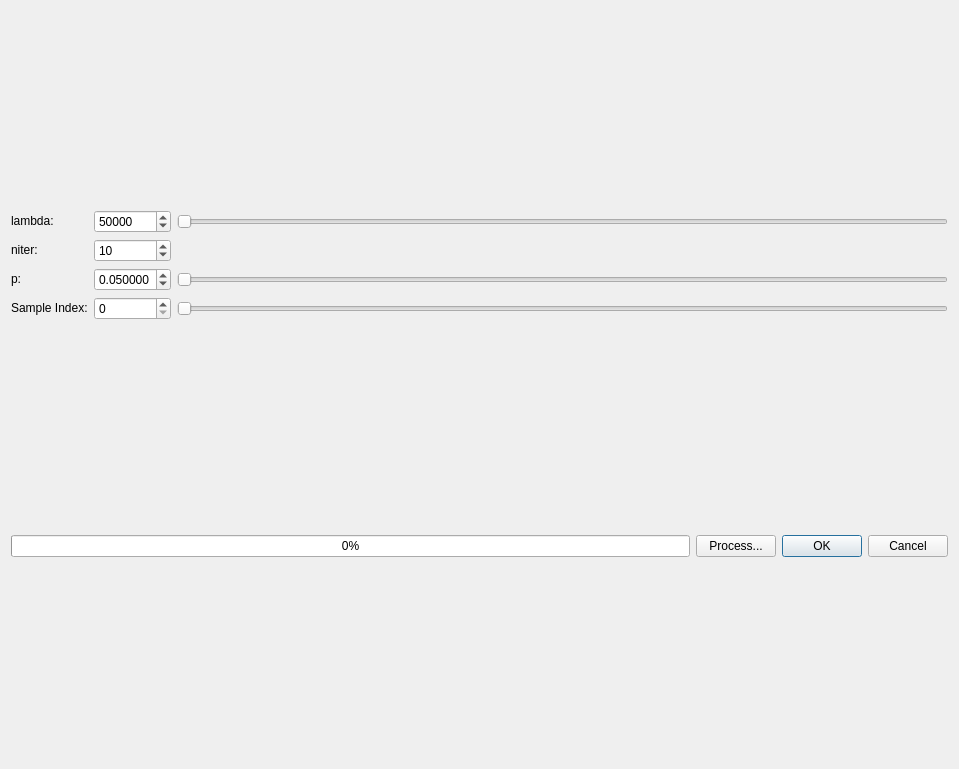
<?xml version="1.0" encoding="UTF-8"?>
<ui version="4.0">
 <class>Dialog</class>
 <widget class="QDialog" name="Dialog">
  <property name="geometry">
   <rect>
    <x>0</x>
    <y>0</y>
    <width>959</width>
    <height>769</height>
   </rect>
  </property>
  <property name="minimumSize">
   <size>
    <width>831</width>
    <height>167</height>
   </size>
  </property>
  <property name="maximumSize">
   <size>
    <width>1000</width>
    <height>1000</height>
   </size>
  </property>
  <property name="windowTitle">
   <string>Dialog</string>
  </property>
  <layout class="QGridLayout" name="gridLayout_2">
   <item row="0" column="0">
    <layout class="QGridLayout" name="gridLayout">
     <item row="6" column="0" colspan="3">
      <layout class="QHBoxLayout" name="graphsContainerLayout">
       <property name="topMargin">
        <number>10</number>
       </property>
      </layout>
     </item>
     <item row="7" column="0">
      <widget class="QProgressBar" name="progressBar">
       <property name="value">
        <number>0</number>
       </property>
      </widget>
     </item>
     <item row="7" column="1">
      <widget class="QPushButton" name="button_process">
       <property name="maximumSize">
        <size>
         <width>100</width>
         <height>16777215</height>
        </size>
       </property>
       <property name="text">
        <string>Process...</string>
       </property>
      </widget>
     </item>
     <item row="7" column="2">
      <widget class="QDialogButtonBox" name="buttonBox">
       <property name="sizePolicy">
        <sizepolicy hsizetype="Fixed" vsizetype="Fixed">
         <horstretch>0</horstretch>
         <verstretch>0</verstretch>
        </sizepolicy>
       </property>
       <property name="standardButtons">
        <set>QDialogButtonBox::Cancel|QDialogButtonBox::Ok</set>
       </property>
      </widget>
     </item>
     <item row="5" column="0" colspan="3">
      <layout class="QGridLayout" name="gridLayout_3">
       <item row="0" column="2">
        <widget class="QSlider" name="horizontalSlider_lam">
         <property name="orientation">
          <enum>Qt::Horizontal</enum>
         </property>
        </widget>
       </item>
       <item row="2" column="2">
        <widget class="QSlider" name="horizontalSlider_p">
         <property name="orientation">
          <enum>Qt::Horizontal</enum>
         </property>
        </widget>
       </item>
       <item row="3" column="0">
        <widget class="QLabel" name="label_4">
         <property name="sizePolicy">
          <sizepolicy hsizetype="Preferred" vsizetype="Fixed">
           <horstretch>0</horstretch>
           <verstretch>0</verstretch>
          </sizepolicy>
         </property>
         <property name="maximumSize">
          <size>
           <width>16777215</width>
           <height>22</height>
          </size>
         </property>
         <property name="text">
          <string>Sample Index:</string>
         </property>
        </widget>
       </item>
       <item row="0" column="0">
        <widget class="QLabel" name="label">
         <property name="sizePolicy">
          <sizepolicy hsizetype="Preferred" vsizetype="Fixed">
           <horstretch>0</horstretch>
           <verstretch>0</verstretch>
          </sizepolicy>
         </property>
         <property name="text">
          <string>lambda:</string>
         </property>
        </widget>
       </item>
       <item row="2" column="0">
        <widget class="QLabel" name="label_3">
         <property name="sizePolicy">
          <sizepolicy hsizetype="Preferred" vsizetype="Fixed">
           <horstretch>0</horstretch>
           <verstretch>0</verstretch>
          </sizepolicy>
         </property>
         <property name="text">
          <string>p:</string>
         </property>
        </widget>
       </item>
       <item row="1" column="0">
        <widget class="QLabel" name="label_2">
         <property name="enabled">
          <bool>true</bool>
         </property>
         <property name="sizePolicy">
          <sizepolicy hsizetype="Preferred" vsizetype="Fixed">
           <horstretch>0</horstretch>
           <verstretch>0</verstretch>
          </sizepolicy>
         </property>
         <property name="text">
          <string>niter:</string>
         </property>
        </widget>
       </item>
       <item row="0" column="1">
        <widget class="QDoubleSpinBox" name="spinbox_lam">
         <property name="sizePolicy">
          <sizepolicy hsizetype="Minimum" vsizetype="Fixed">
           <horstretch>0</horstretch>
           <verstretch>0</verstretch>
          </sizepolicy>
         </property>
         <property name="decimals">
          <number>0</number>
         </property>
         <property name="minimum">
          <double>10.000000000000000</double>
         </property>
         <property name="maximum">
          <double>1000000000.000000000000000</double>
         </property>
         <property name="singleStep">
          <double>100.000000000000000</double>
         </property>
         <property name="value">
          <double>50000.000000000000000</double>
         </property>
        </widget>
       </item>
       <item row="2" column="1">
        <widget class="QDoubleSpinBox" name="spinbox_p">
         <property name="sizePolicy">
          <sizepolicy hsizetype="Minimum" vsizetype="Fixed">
           <horstretch>0</horstretch>
           <verstretch>0</verstretch>
          </sizepolicy>
         </property>
         <property name="decimals">
          <number>6</number>
         </property>
         <property name="maximum">
          <double>0.500000000000000</double>
         </property>
         <property name="singleStep">
          <double>0.000100000000000</double>
         </property>
         <property name="value">
          <double>0.050000000000000</double>
         </property>
        </widget>
       </item>
       <item row="1" column="1">
        <widget class="QDoubleSpinBox" name="spinbox_niter">
         <property name="enabled">
          <bool>true</bool>
         </property>
         <property name="sizePolicy">
          <sizepolicy hsizetype="Minimum" vsizetype="Fixed">
           <horstretch>0</horstretch>
           <verstretch>0</verstretch>
          </sizepolicy>
         </property>
         <property name="decimals">
          <number>0</number>
         </property>
         <property name="maximum">
          <double>200.000000000000000</double>
         </property>
         <property name="value">
          <double>10.000000000000000</double>
         </property>
        </widget>
       </item>
       <item row="3" column="1">
        <widget class="QSpinBox" name="spinbox_sampleIndex">
         <property name="sizePolicy">
          <sizepolicy hsizetype="Minimum" vsizetype="Fixed">
           <horstretch>0</horstretch>
           <verstretch>0</verstretch>
          </sizepolicy>
         </property>
        </widget>
       </item>
       <item row="3" column="2">
        <widget class="QSlider" name="horizontalSlider_sampleIndex">
         <property name="orientation">
          <enum>Qt::Horizontal</enum>
         </property>
        </widget>
       </item>
      </layout>
     </item>
    </layout>
   </item>
  </layout>
 </widget>
 <resources/>
 <connections>
  <connection>
   <sender>buttonBox</sender>
   <signal>accepted()</signal>
   <receiver>Dialog</receiver>
   <slot>accept()</slot>
   <hints>
    <hint type="sourcelabel">
     <x>255</x>
     <y>117</y>
    </hint>
    <hint type="destinationlabel">
     <x>255</x>
     <y>71</y>
    </hint>
   </hints>
  </connection>
  <connection>
   <sender>buttonBox</sender>
   <signal>rejected()</signal>
   <receiver>Dialog</receiver>
   <slot>reject()</slot>
   <hints>
    <hint type="sourcelabel">
     <x>255</x>
     <y>117</y>
    </hint>
    <hint type="destinationlabel">
     <x>255</x>
     <y>71</y>
    </hint>
   </hints>
  </connection>
 </connections>
</ui>
